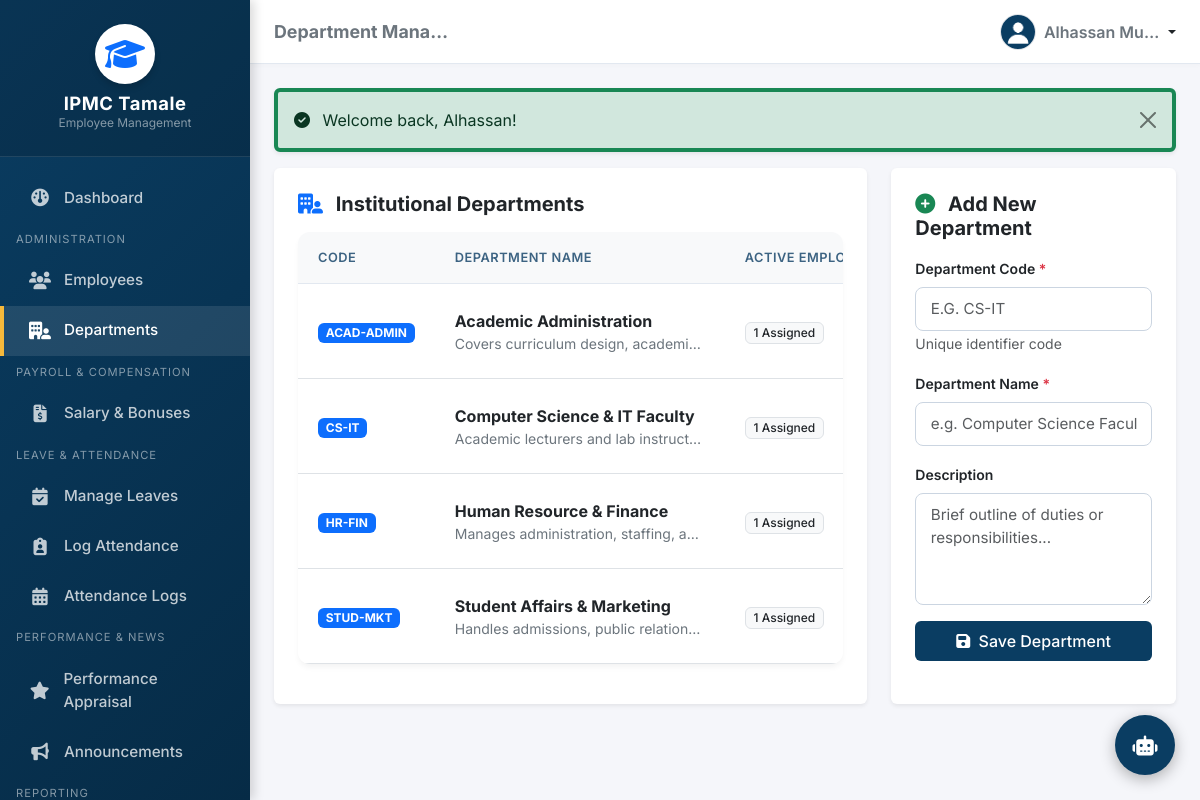
Page /departments.php (signed in) on the committed database.
### tables this page shows
CREATE TABLE IF NOT EXISTS `departments` (
    `id` INT AUTO_INCREMENT PRIMARY KEY,
    `name` VARCHAR(100) NOT NULL UNIQUE,
    `code` VARCHAR(20) NOT NULL UNIQUE,
    `description` TEXT,
    `created_at` TIMESTAMP DEFAULT CURRENT_TIMESTAMP,
    `updated_at` TIMESTAMP DEFAULT CURRENT_TIMESTAMP ON UPDATE CURRENT_TIMESTAMP
);

### classes/Database.php (called while the page is built)
<?php
class Database {
    private static $host = 'localhost';
    private static $db_name = 'ipmc_ems';
    private static $username = 'ipmc_user';
    private static $password = 'ipmc_secure_pass123!';
    private static $conn = null;
    public static function connect() {
        if (self::$conn === null) {
            try {
                $dsn = "mysql:host=" . self::$host . ";dbname=" . self::$db_name . ";charset=utf8mb4";
                self::$conn = new PDO($dsn, self::$username, self::$password, [
                    PDO::ATTR_ERRMODE => PDO::ERRMODE_EXCEPTION,
                    PDO::ATTR_DEFAULT_FETCH_MODE => PDO::FETCH_ASSOC,
                    PDO::ATTR_EMULATE_PREPARES => false
                ]);
            } catch (PDOException $e) {
                die("Database Connection Error: " . $e->getMessage());
            }
        }
        return self::$conn;
    }
}

### classes/Department.php (called while the page is built, shortened)
<?php
require_once __DIR__ . '/Database.php';
class Department {
    private $db;
    public function __construct() {
        $this->db = Database::connect();
    }
    public function getAll() {
        $stmt = $this->db->query("
            SELECT d.*, COUNT(e.id) as employee_count
            FROM departments d
            LEFT JOIN employees e ON d.id = e.department_id
            GROUP BY d.id
            ORDER BY d.name ASC
        ");
        return $stmt->fetchAll();
    }
}
?>

### departments.php (the view, shortened to what this page needs)
<?php
require_once __DIR__ . '/classes/Department.php';
$departmentModel = new Department();
$departments = $departmentModel->getAll();
include_once __DIR__ . '/includes/header.php';
?>
<div class="row">
    <div class="col-12 col-lg-8 mb-4">
        <div class="card border-0 shadow-sm bg-white p-3 p-md-4 h-100">
            <h5 class="fw-bold mb-3 text-dark"><i class="fa-solid fa-building-user text-primary me-2"></i> Institutional Departments</h5>
            <?php if (empty($departments)): ?>
                <div class="text-center py-5 text-muted">
                    <i class="fa-solid fa-folder-open mb-2" style="font-size: 3rem;"></i>
                    <p class="mb-0">No departments added yet.</p>
                </div>
            <?php else: ?>
                <div class="table-responsive border-0">
                    <table class="table table-hover align-middle">
                        <thead>
                            <tr>
                                <th>Code</th>
                                <th>Department Name</th>
                                <th>Active Employees</th>
                            </tr>
                        </thead>
                        <tbody>
                            <?php foreach ($departments as $dept): ?>
                                <tr>
                                    <td><span class="badge bg-primary text-white font-weight-bold"><?php echo htmlspecialchars($dept['code']); ?></span></td>
                                    <td>
                                        <span class="fw-bold text-dark d-block"><?php echo htmlspecialchars($dept['name']); ?></span>
                                        <small class="text-secondary d-block text-truncate" style="max-width: 250px;"><?php echo htmlspecialchars($dept['description'] ?? ''); ?></small>
                                    </td>
                                    <td>
                                        <span class="badge bg-light text-dark border fw-medium"><?php echo $dept['employee_count']; ?> Assigned</span>
                                    </td>
                                </tr>
                            <?php endforeach; ?>
                        </tbody>
                    </table>
                </div>
            <?php endif; ?>
        </div>
    </div>
    <div class="col-12 col-lg-4 mb-4">
        <div class="card border-0 shadow-sm bg-white p-3 p-md-4 h-100" id="formContainer">
            <h5 class="fw-bold mb-3 text-dark" id="formTitle"><i class="fa-solid fa-plus-circle text-success me-2"></i> Add New Department</h5>
            <form method="POST" action="departments.php" id="deptForm">
                <div class="mb-3">
                    <label class="form-label fw-semibold small">Department Code <span class="text-danger">*</span></label>
                    <input type="text" class="form-control" name="code" id="deptCode" required placeholder="e.g. CS-IT" style="text-transform: uppercase;">
                    <small class="text-muted">Unique identifier code</small>
                </div>
                <div class="mb-3">
                    <label class="form-label fw-semibold small">Department Name <span class="text-danger">*</span></label>
                    <input type="text" class="form-control" name="name" id="deptName" required placeholder="e.g. Computer Science Faculty">
                </div>
                <div class="mb-3">
                    <label class="form-label fw-semibold small">Description</label>
                    <textarea class="form-control" name="description" id="deptDescription" rows="4" placeholder="Brief outline of duties or responsibilities..."></textarea>
                </div>
                <div class="d-grid gap-2">
                    <button type="submit" class="btn btn-ipmc" id="submitBtn"><i class="fa-solid fa-save me-1"></i> Save Department</button>
                </div>
            </form>
        </div>
    </div>
</div>
<?php include_once __DIR__ . '/includes/footer.php'; ?>

### css/style.css (style rules this page uses)
:root { --ipmc-primary: #0a3d62; --ipmc-secondary: #3c6382; --ipmc-accent: #f6b93b; --ipmc-dark: #1e272e; --ipmc-light: #f8f9fa; --ipmc-sidebar-width: 250px; --ipmc-transition: all 0.3s cubic-bezier(0.4, 0, 0.2, 1); }
body { font-family: 'Inter', system-ui, -apple-system, sans-serif; background-color: #f5f6fa; color: var(--ipmc-dark); min-height: 100vh; overflow-x: hidden; }
.table-responsive { border-radius: 12px; background-color: #fff; box-shadow: 0 4px 6px -1px rgba(0,0,0,0.05); border: 1px solid #e2e8f0; overflow-x: auto; -webkit-overflow-scrolling: touch; margin-bottom: 1rem; width: 100%; }
.table { margin: 0; width: 100%; }
.table th { background-color: var(--ipmc-light); color: var(--ipmc-secondary); font-weight: 600; text-transform: uppercase; font-size: 0.8rem; letter-spacing: 0.5px; padding: 1rem 1.25rem; border-bottom: 1px solid #e2e8f0; white-space: nowrap; }
.table td { padding: 1rem 1.25rem; vertical-align: middle; }
.btn-ipmc { background-color: var(--ipmc-primary); color: #fff; border: none; font-weight: 500; padding: 0.5rem 1.25rem; border-radius: 6px; transition: var(--ipmc-transition); }
.form-control, .form-select { border-radius: 8px; border: 1px solid #cbd5e1; padding: 0.6rem 0.9rem; font-size: 0.95rem; transition: border-color 0.2s ease, box-shadow 0.2s ease; width: 100%; }

### rows in the picture
departments: code "ACAD-ADMIN", name "Academic Administration", description "Covers curriculum design, academi…", employee_count "1"
departments: code "CS-IT", name "Computer Science & IT Faculty", description "Academic lecturers and lab instruct…", employee_count "1"
departments: code "HR-FIN", name "Human Resource & Finance", description "Manages administration, staffing, a…", employee_count "1"
departments: code "STUD-MKT", name "Student Affairs & Marketing", description "Handles admissions, public relation…", employee_count "1"

### other values in the picture
$page_title "Department Mana…"
$_SESSION['user_name'] "Alhassan Mu…"
$_SESSION['success_msg'] "Welcome back, Alhassan!"
